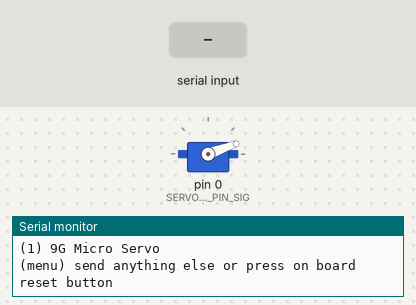
Simulated run of this sketch. Board: Arduino Uno, built with avr-gcc and run on an emulated ATmega328P. Parts: servo, the last lines printed to the serial monitor. The test bench sets the inputs (shaded band).

Above: at 1.0 s.
1.1 s: "1" received over Serial
At 1.5 s:
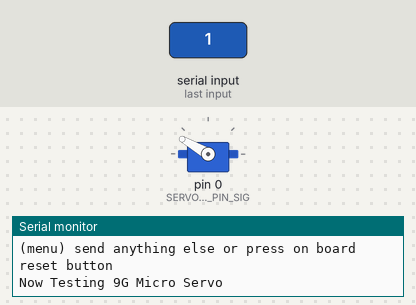
Timing chart, 0 to 11.6 s (numbered marks = the images above; inputs shaded):
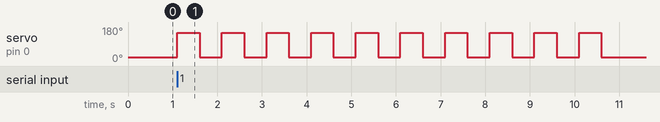

Measured:
- after the input at 1.1 s, servo on pin 0 (SERVO9G_PIN_SIG): alternates 150° for 0.50 s and 20° for 0.50 s, starting at once

The sketch:

Micro_Servo_9G.ino
```cpp
// Include Libraries
#include "Arduino.h"
#include "Servo.h"
#define SERVO9G_PIN_SIG  0
const int servo9gRestPosition   = 20;  //Starting position
const int servo9gTargetPosition = 150; //Position when event is detected
// object initialization
Servo servo9g;

// define vars for testing menu
const int timeout = 10000;       //define timeout of 10 sec
char menuOption = 0;
long time0;

// Setup the essentials for your circuit to work. It runs first every time your circuit is powered with electricity.
void setup()
{
    // Setup Serial which is useful for debugging
    // Use the Serial Monitor to view printed messages
    Serial.begin(9600);
    while (!Serial) ; // wait for serial port to connect. Needed for native USB
    Serial.println("start");

    servo9g.attach(SERVO9G_PIN_SIG);
    servo9g.write(servo9gRestPosition);
    delay(100);
    servo9g.detach();
    menuOption = menu();

}

void loop()
{


    if(menuOption == '1') {
    // 9G Micro Servo - Test Code
    // The servo will rotate to target position and back to resting position with an interval of 500 milliseconds (0.5 seconds)
    servo9g.attach(SERVO9G_PIN_SIG);         // 1. attach the servo to correct pin to control it.
    servo9g.write(servo9gTargetPosition);  // 2. turns servo to target position. Modify target position by modifying the 'ServoTargetPosition' definition above.
    delay(500);                              // 3. waits 500 milliseconds (0.5 sec). change the value in the brackets (500) for a longer or shorter delay in milliseconds.
    servo9g.write(servo9gRestPosition);    // 4. turns servo back to rest position. Modify initial position by modifying the 'ServoRestPosition' definition above.
    delay(500);                              // 5. waits 500 milliseconds (0.5 sec). change the value in the brackets (500) for a longer or shorter delay in milliseconds.
    servo9g.detach();                    // 6. release the servo to conserve power. When detached the servo will NOT hold it's position under stress.
    }

    if (millis() - time0 > timeout)
    {
        menuOption = menu();
    }

}
// Menu function for selecting the components to be tested
// Follow serial monitor for instrcutions
char menu()
{

    Serial.println(F("\nWhich component would you like to test?"));
    Serial.println(F("(1) 9G Micro Servo"));
    Serial.println(F("(menu) send anything else or press on board reset button\n"));
    while (!Serial.available());

    // Read data from serial monitor if received
    while (Serial.available())
    {
        char c = Serial.read();
        if (isAlphaNumeric(c))
        {

            if(c == '1')
          Serial.println(F("Now Testing 9G Micro Servo"));
            else
            {
                Serial.println(F("illegal input!"));
                return 0;
            }
            time0 = millis();
            return c;
        }
    }
}
```
